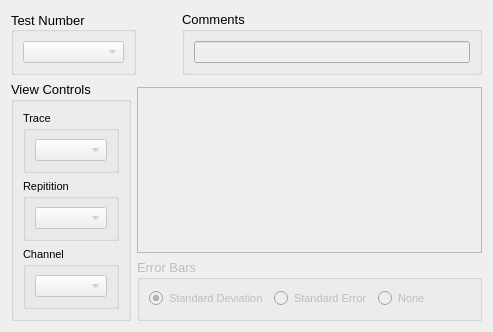
        <widget class="QWidget" name="io_test">
         <property name="sizePolicy">
          <sizepolicy hsizetype="Preferred" vsizetype="Preferred">
           <horstretch>0</horstretch>
           <verstretch>0</verstretch>
          </sizepolicy>
         </property>
         <attribute name="title">
          <string>I/O Test</string>
         </attribute>
         <layout class="QGridLayout" name="gridLayout_48">
          <item row="0" column="0">
           <widget class="QGroupBox" name="groupBox_io_test">
            <property name="sizePolicy">
             <sizepolicy hsizetype="Fixed" vsizetype="Preferred">
              <horstretch>0</horstretch>
              <verstretch>0</verstretch>
             </sizepolicy>
            </property>
            <property name="minimumSize">
             <size>
              <width>125</width>
              <height>0</height>
             </size>
            </property>
            <property name="font">
             <font>
              <pointsize>10</pointsize>
             </font>
            </property>
            <property name="title">
             <string>Test Number </string>
            </property>
            <property name="alignment">
             <set>Qt::AlignLeading|Qt::AlignLeft|Qt::AlignVCenter</set>
            </property>
            <property name="flat">
             <bool>true</bool>
            </property>
            <layout class="QGridLayout" name="gridLayout_43">
             <item row="0" column="0">
              <widget class="QComboBox" name="comboBox_io_test_num">
               <property name="enabled">
                <bool>false</bool>
               </property>
               <property name="sizePolicy">
                <sizepolicy hsizetype="Preferred" vsizetype="Fixed">
                 <horstretch>0</horstretch>
                 <verstretch>0</verstretch>
                </sizepolicy>
               </property>
               <property name="minimumSize">
                <size>
                 <width>75</width>
                 <height>20</height>
                </size>
               </property>
               <property name="maximumSize">
                <size>
                 <width>16777215</width>
                 <height>16777215</height>
                </size>
               </property>
               <property name="font">
                <font>
                 <pointsize>8</pointsize>
                </font>
               </property>
               <property name="layoutDirection">
                <enum>Qt::LeftToRight</enum>
               </property>
              </widget>
             </item>
            </layout>
           </widget>
          </item>
          <item row="0" column="1">
           <spacer name="horizontalSpacer_9">
            <property name="orientation">
             <enum>Qt::Horizontal</enum>
            </property>
            <property name="sizeType">
             <enum>QSizePolicy::Fixed</enum>
            </property>
            <property name="sizeHint" stdset="0">
             <size>
              <width>34</width>
              <height>20</height>
             </size>
            </property>
           </spacer>
          </item>
          <item row="0" column="2">
           <widget class="QGroupBox" name="groupBox_io_comments">
            <property name="sizePolicy">
             <sizepolicy hsizetype="Preferred" vsizetype="Preferred">
              <horstretch>0</horstretch>
              <verstretch>0</verstretch>
             </sizepolicy>
            </property>
            <property name="font">
             <font>
              <pointsize>10</pointsize>
             </font>
            </property>
            <property name="title">
             <string>Comments </string>
            </property>
            <property name="flat">
             <bool>true</bool>
            </property>
            <layout class="QGridLayout" name="gridLayout_44">
             <item row="0" column="0">
              <widget class="QLineEdit" name="lineEdit_io_comments">
               <property name="enabled">
                <bool>false</bool>
               </property>
               <property name="sizePolicy">
                <sizepolicy hsizetype="Expanding" vsizetype="Fixed">
                 <horstretch>0</horstretch>
                 <verstretch>0</verstretch>
                </sizepolicy>
               </property>
               <property name="minimumSize">
                <size>
                 <width>0</width>
                 <height>20</height>
                </size>
               </property>
               <property name="font">
                <font>
                 <pointsize>8</pointsize>
                </font>
               </property>
               <property name="readOnly">
                <bool>true</bool>
               </property>
              </widget>
             </item>
            </layout>
           </widget>
          </item>
          <item row="1" column="0" colspan="3">
           <layout class="QGridLayout" name="gridLayout_45">
            <item row="1" column="1">
             <widget class="QScrollArea" name="scrollArea_io">
              <property name="sizePolicy">
               <sizepolicy hsizetype="Expanding" vsizetype="Expanding">
                <horstretch>3</horstretch>
                <verstretch>0</verstretch>
               </sizepolicy>
              </property>
              <property name="widgetResizable">
               <bool>true</bool>
              </property>
              <widget class="QWidget" name="scrollAreaWidgetContents_2">
               <property name="geometry">
                <rect>
                 <x>0</x>
                 <y>0</y>
                 <width>557</width>
                 <height>92</height>
                </rect>
               </property>
              </widget>
             </widget>
            </item>
            <item row="2" column="1">
             <widget class="QGroupBox" name="groupBox_io_error">
              <property name="enabled">
               <bool>false</bool>
              </property>
              <property name="font">
               <font>
                <pointsize>10</pointsize>
               </font>
              </property>
              <property name="title">
               <string>Error Bars </string>
              </property>
              <property name="flat">
               <bool>true</bool>
              </property>
              <layout class="QHBoxLayout" name="horizontalLayout_8">
               <item>
                <widget class="QRadioButton" name="radioButton_io_stddeviation">
                 <property name="font">
                  <font>
                   <pointsize>8</pointsize>
                  </font>
                 </property>
                 <property name="text">
                  <string>Standard Deviation</string>
                 </property>
                 <property name="checked">
                  <bool>true</bool>
                 </property>
                </widget>
               </item>
               <item>
                <widget class="QRadioButton" name="radioButton_io_stderror">
                 <property name="font">
                  <font>
                   <pointsize>8</pointsize>
                  </font>
                 </property>
                 <property name="text">
                  <string>Standard Error</string>
                 </property>
                </widget>
               </item>
               <item>
                <widget class="QRadioButton" name="radioButton_io_none">
                 <property name="font">
                  <font>
                   <pointsize>8</pointsize>
                  </font>
                 </property>
                 <property name="text">
                  <string>None</string>
                 </property>
                </widget>
               </item>
               <item>
                <spacer name="horizontalSpacer_11">
                 <property name="orientation">
                  <enum>Qt::Horizontal</enum>
                 </property>
                 <property name="sizeHint" stdset="0">
                  <size>
                   <width>40</width>
                   <height>20</height>
                  </size>
                 </property>
                </spacer>
               </item>
              </layout>
             </widget>
            </item>
            <item row="0" column="0" rowspan="3">
             <widget class="QGroupBox" name="groupBox_io_viewcontrols">
              <property name="sizePolicy">
               <sizepolicy hsizetype="Preferred" vsizetype="Preferred">
                <horstretch>1</horstretch>
                <verstretch>0</verstretch>
               </sizepolicy>
              </property>
              <property name="font">
               <font>
                <pointsize>10</pointsize>
               </font>
              </property>
              <property name="title">
               <string>View Controls </string>
              </property>
              <layout class="QGridLayout" name="gridLayout_46">
               <item row="0" column="0" rowspan="2">
                <layout class="QGridLayout" name="gridLayout_47">
                 <item row="0" column="0">
                  <widget class="QGroupBox" name="groupBox_io_view_trace">
                   <property name="font">
                    <font>
                     <pointsize>8</pointsize>
                    </font>
                   </property>
                   <property name="title">
                    <string>Trace </string>
                   </property>
                   <property name="flat">
                    <bool>true</bool>
                   </property>
                   <layout class="QGridLayout" name="gridLayout_49">
                    <item row="0" column="0">
                     <widget class="QComboBox" name="comboBox_io_view_trace">
                      <property name="enabled">
                       <bool>false</bool>
                      </property>
                     </widget>
                    </item>
                   </layout>
                  </widget>
                 </item>
                 <item row="2" column="0">
                  <widget class="QGroupBox" name="groupBox_io_view_channel">
                   <property name="font">
                    <font>
                     <pointsize>8</pointsize>
                    </font>
                   </property>
                   <property name="title">
                    <string>Channel </string>
                   </property>
                   <property name="flat">
                    <bool>true</bool>
                   </property>
                   <layout class="QGridLayout" name="gridLayout_51">
                    <item row="0" column="0">
                     <widget class="QComboBox" name="comboBox_io_view_channel">
                      <property name="enabled">
                       <bool>false</bool>
                      </property>
                     </widget>
                    </item>
                   </layout>
                  </widget>
                 </item>
                 <item row="1" column="0">
                  <widget class="QGroupBox" name="groupBox_io_view_rep">
                   <property name="font">
                    <font>
                     <pointsize>8</pointsize>
                    </font>
                   </property>
                   <property name="title">
                    <string>Repitition </string>
                   </property>
                   <property name="flat">
                    <bool>true</bool>
                   </property>
                   <layout class="QGridLayout" name="gridLayout_50">
                    <item row="0" column="0">
                     <widget class="QComboBox" name="comboBox_io_view_rep">
                      <property name="enabled">
                       <bool>false</bool>
                      </property>
                     </widget>
                    </item>
                   </layout>
                  </widget>
                 </item>
                </layout>
               </item>
              </layout>
             </widget>
            </item>
           </layout>
          </item>
         </layout>
        </widget>
